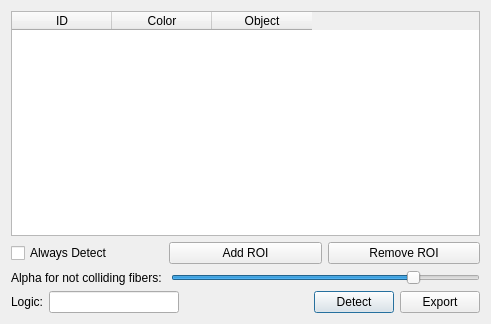
<?xml version="1.0" encoding="UTF-8"?>
<ui version="4.0">
 <class>ExtractDialog</class>
 <widget class="QDialog" name="ExtractDialog">
  <property name="geometry">
   <rect>
    <x>0</x>
    <y>0</y>
    <width>491</width>
    <height>324</height>
   </rect>
  </property>
  <property name="windowTitle">
   <string>Extraction Tool</string>
  </property>
  <layout class="QGridLayout" name="gridLayout">
   <item row="0" column="0">
    <widget class="QTableWidget" name="tableWidget">
     <property name="sizePolicy">
      <sizepolicy hsizetype="Expanding" vsizetype="Expanding">
       <horstretch>1</horstretch>
       <verstretch>0</verstretch>
      </sizepolicy>
     </property>
     <column>
      <property name="text">
       <string>ID</string>
      </property>
     </column>
     <column>
      <property name="text">
       <string>Color</string>
      </property>
     </column>
     <column>
      <property name="text">
       <string>Object</string>
      </property>
     </column>
    </widget>
   </item>
   <item row="2" column="0">
    <layout class="QHBoxLayout" name="horizontalLayout_3">
     <item>
      <widget class="QLabel" name="label">
       <property name="text">
        <string>Alpha for not colliding fibers: </string>
       </property>
      </widget>
     </item>
     <item>
      <widget class="QSlider" name="alphaSlider">
       <property name="minimum">
        <number>0</number>
       </property>
       <property name="maximum">
        <number>80</number>
       </property>
       <property name="value">
        <number>64</number>
       </property>
       <property name="orientation">
        <enum>Qt::Horizontal</enum>
       </property>
      </widget>
     </item>
    </layout>
   </item>
   <item row="3" column="0">
    <layout class="QHBoxLayout" name="horizontalLayout_2">
     <item>
      <widget class="QLabel" name="label_2">
       <property name="text">
        <string>Logic:</string>
       </property>
      </widget>
     </item>
     <item>
      <widget class="QLineEdit" name="logicLineEdit"/>
     </item>
     <item>
      <spacer name="horizontalSpacer">
       <property name="orientation">
        <enum>Qt::Horizontal</enum>
       </property>
       <property name="sizeHint" stdset="0">
        <size>
         <width>40</width>
         <height>20</height>
        </size>
       </property>
      </spacer>
     </item>
     <item>
      <widget class="QPushButton" name="detectButton">
       <property name="text">
        <string>Detect</string>
       </property>
      </widget>
     </item>
     <item>
      <widget class="QPushButton" name="exportButton">
       <property name="text">
        <string>Export</string>
       </property>
      </widget>
     </item>
    </layout>
   </item>
   <item row="1" column="0">
    <layout class="QHBoxLayout" name="horizontalLayout">
     <item>
      <widget class="QCheckBox" name="alwaysBox">
       <property name="text">
        <string>Always Detect</string>
       </property>
      </widget>
     </item>
     <item>
      <widget class="QPushButton" name="addROIButton">
       <property name="text">
        <string>Add ROI</string>
       </property>
      </widget>
     </item>
     <item>
      <widget class="QPushButton" name="removeROIButton">
       <property name="text">
        <string>Remove ROI</string>
       </property>
      </widget>
     </item>
    </layout>
   </item>
  </layout>
 </widget>
 <resources/>
 <connections/>
</ui>
